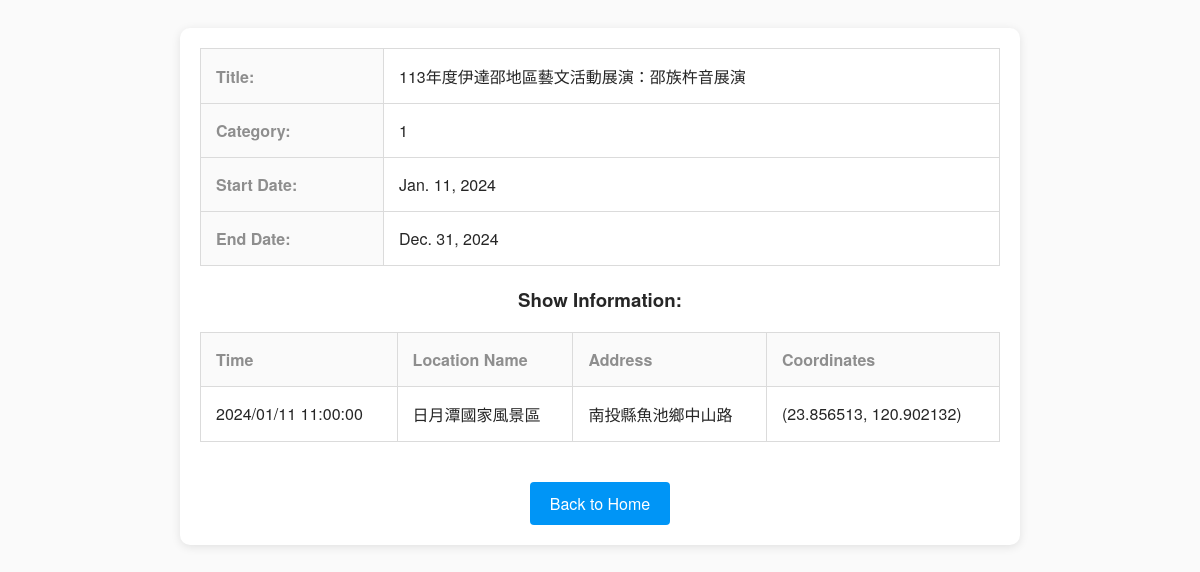
Page /detail/10/ (signed in) on the committed database.
### myapp/models.py (models this page shows)
class Event(models.Model):
    title = models.CharField(max_length=255)
    uid = models.CharField(max_length=24, unique=True, null=True)
    version = models.CharField(max_length=100, blank=True, null=True)
    category = models.CharField(max_length=100, blank=True, null=True)
    imageUrl = models.CharField(max_length=500, blank=True, null=True)
    webSales = models.CharField(max_length=255, blank=True, null=True)
    sourceWebPromote = models.CharField(max_length=255, blank=True, null=True)
    comment = models.TextField(blank=True, null=True)
    editModifyDate = models.DateTimeField(blank=True, null=True)
    sourceWebName = models.CharField(max_length=255, blank=True, null=True)
    startDate = models.DateField(blank=True, null=True)
    endDate = models.DateField(blank=True, null=True)
    hitRate = models.IntegerField(blank=True, null=True)

class ShowInfo(models.Model):
    event = models.ForeignKey(Event, on_delete=models.CASCADE)
    time = models.CharField(max_length=50)
    location = models.ForeignKey(Location, on_delete=models.CASCADE)

class Location(models.Model):
    locationName = models.CharField(max_length=255)
    address = models.CharField(max_length=255, blank=True, null=True)
    latitude = models.DecimalField(max_digits=9, decimal_places=6, blank=True, null=True)
    longitude = models.DecimalField(max_digits=9, decimal_places=6, blank=True, null=True)

### myapp/views.py (the view)
# urls.py: path('detail/<int:id>/', views.detail, name='event_detail'),
@login_required
def detail(request, id):
    event = get_object_or_404(Event, id=id)
    show_infos = ShowInfo.objects.filter(event=event)
    context = {
        'event': event,
        'show_infos': show_infos
    }
    return render(request, 'detail.html', context)

### templates/detail.html (shortened to what this page needs)
{% block content %}
<div class="event-detail-container">
  <table class="event-detail-table">
    <tr>
      <th>Title:</th>
      <td>{{ event.title }}</td>
    </tr>
    <tr>
      <th>Category:</th>
      <td>{{ event.category }}</td>
    </tr>
    <tr>
      <th>Start Date:</th>
      <td>{{ event.startDate }}</td>
    </tr>
    <tr>
      <th>End Date:</th>
      <td>{{ event.endDate }}</td>
    </tr>
  </table>
  {% if show_infos %}
    <h3>Show Information:</h3>
    <table class="show-info-table">
      <thead>
        <tr>
          <th>Time</th>
          <th>Location Name</th>
          <th>Address</th>
          <th>Coordinates</th>
        </tr>
      </thead>
      <tbody>
        {% for show_info in show_infos %}
        <tr>
          <td>{{ show_info.time }}</td>
          {% with show_info.location as location %}
            {% if location %}
              <td>{{ location.locationName }}</td>
              <td>{{ location.address }}</td>
              <td>
                {% if location.latitude and location.longitude %}
                  ({{ location.latitude }}, {{ location.longitude }})
                {% endif %}
              </td>
            {% endif %}
          {% endwith %}
        </tr>
        {% endfor %}
      </tbody>
    </table>
  {% else %}
    <p>No show information available.</p>
  {% endif %}
  <a href="{% url 'home' %}" class="back-button">Back to Home</a>
</div>
{% endblock content %}

### templates/detail.html (style rules this page uses)
.event-detail-container { max-width: 800px; margin: 0 auto; background-color: #fff; padding: 20px; border-radius: 10px; box-shadow: 0 2px 10px rgba(0, 0, 0, 0.1); }
.event-detail-table, .show-info-table { width: 100%; border-collapse: collapse; margin-bottom: 20px; }
.event-detail-table th, .show-info-table th, .event-detail-table td, .show-info-table td { padding: 15px; text-align: left; border: 1px solid #dbdbdb; }
.event-detail-table th, .show-info-table th { background-color: #fafafa; font-weight: bold; color: #8e8e8e; }
.back-button { display: inline-block; padding: 10px 20px; background-color: #0095f6; color: #fff; text-decoration: none; border-radius: 4px; margin-top: 20px; }

### rows in the picture
Event: title "113年度伊達邵地區藝文活動展演：邵族杵音展演", category "1", startDate "Jan. 11, 2024", endDate "Dec. 31, 2024"
ShowInfo: time "2024/01/11 11:00:00", location.locationName "日月潭國家風景區", location.address "南投縣魚池鄉中山路", location.latitude "23.856513", location.longitude "120.902132"
